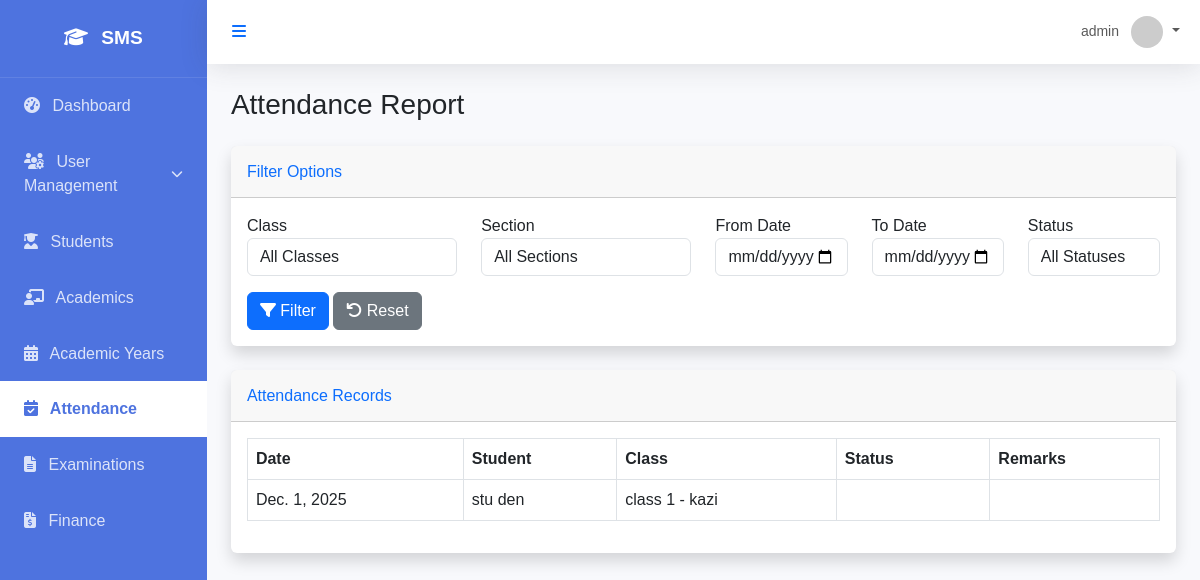
The page /attendance/reports/ (signed in) on the database as committed earlier.
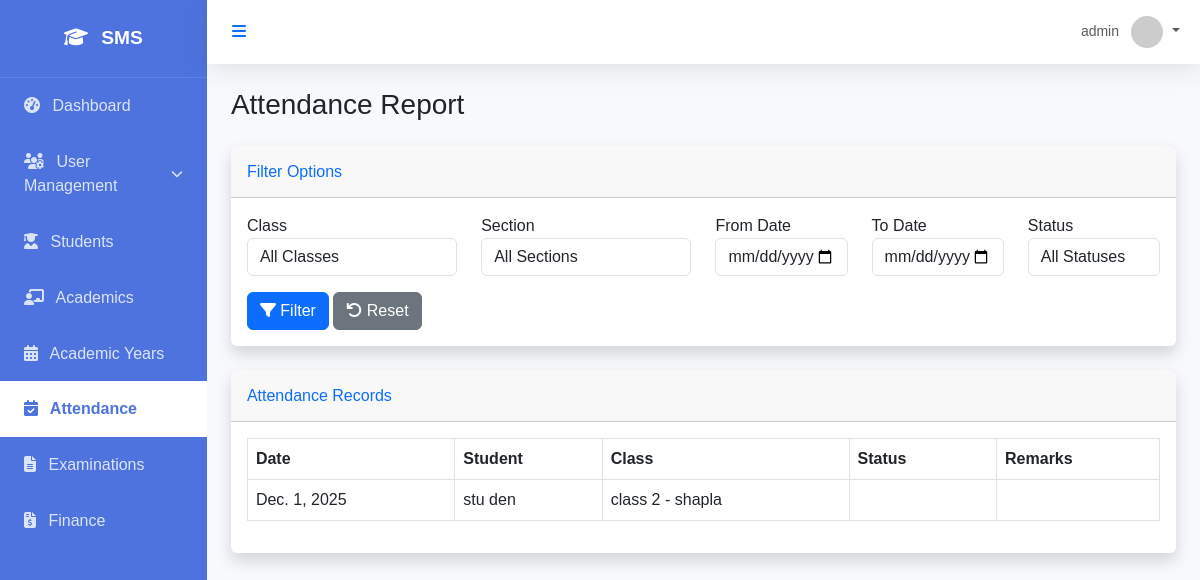
The same page on the database as committed later.
### attendance/models.py (models this page shows, shortened)
class Attendance(models.Model):
    STATUS_CHOICES = [
        ('PRESENT', 'Present'),
        ('ABSENT', 'Absent'),
        ('LATE', 'Late'),
        ('EXCUSED', 'Excused'),
    ]
    student = models.ForeignKey(Student, on_delete=models.CASCADE, related_name='attendance_records')
    date = models.DateField()
    status = models.CharField(max_length=10, choices=STATUS_CHOICES, default='PRESENT')
    remarks = models.CharField(max_length=255, blank=True)
    recorded_by = models.ForeignKey(User, on_delete=models.SET_NULL, null=True, related_name='attendance_entries')
    created_at = models.DateTimeField(auto_now_add=True)
    updated_at = models.DateTimeField(auto_now=True)
    class Meta:
        unique_together = ['student', 'date']
        ordering = ['-date']

### students/models.py (models this page shows, shortened)
class Student(models.Model):
    user = models.OneToOneField(settings.AUTH_USER_MODEL, on_delete=models.CASCADE, related_name='student_profile')
    admission_number = models.CharField(max_length=50, unique=True)
    admission_date = models.DateField()
    roll_number = models.IntegerField(null=True, blank=True)
    date_of_birth = models.DateField()
    gender = models.CharField(max_length=10, choices=[('M', 'Male'), ('F', 'Female'), ('O', 'Other')])
    blood_group = models.CharField(max_length=5, blank=True)
    address = models.TextField()
    phone_number = models.CharField(max_length=15, blank=True)
    current_class = models.ForeignKey('academics.Class', on_delete=models.SET_NULL, null=True, blank=True, related_name='students')
    section = models.ForeignKey('academics.Section', on_delete=models.SET_NULL, null=True, blank=True, related_name='students')
    created_at = models.DateTimeField(auto_now_add=True)
    updated_at = models.DateTimeField(auto_now=True)

### academics/models.py (models this page shows, shortened)
class Class(models.Model):
    name = models.CharField(max_length=50) # e.g. Class 1, Grade 10
    numeric_value = models.IntegerField(unique=True) # For sorting
    class Meta:
        verbose_name_plural = "Classes"
        ordering = ['numeric_value']

class Section(models.Model):
    name = models.CharField(max_length=10) # e.g. A, B, C
    class_name = models.ForeignKey(Class, on_delete=models.CASCADE, related_name='sections')
    class_teacher = models.ForeignKey(User, on_delete=models.SET_NULL, null=True, blank=True, limit_choices_to={'role': 'TEACHER'})
    class Meta:
        unique_together = ['name', 'class_name']
        ordering = ['name']

### core/models.py (models this page shows, shortened)
class User(AbstractUser):
    class Role(models.TextChoices):
        SUPER_ADMIN = "SUPER_ADMIN", "Super Admin"
        SCHOOL_ADMIN = "SCHOOL_ADMIN", "School Admin"
        ACADEMIC_ADMIN = "ACADEMIC_ADMIN", "Academic Admin"
        TEACHER = "TEACHER", "Teacher"
        STUDENT = "STUDENT", "Student"
        PARENT = "PARENT", "Parent"
        ACCOUNTANT = "ACCOUNTANT", "Accountant"
        LIBRARIAN = "LIBRARIAN", "Librarian"
        RECEPTIONIST = "RECEPTIONIST", "Receptionist"
        HR_MANAGER = "HR_MANAGER", "HR Manager"
    role = models.CharField(max_length=50, choices=Role.choices, default=Role.STUDENT)
    objects = CustomUserManager()

### attendance/views.py (the view)
# urls.py: path('reports/', attendance_report, name='attendance_report'),
@login_required
def attendance_report(request):
    queryset = Attendance.objects.all()
    class_id = request.GET.get('class_id')
    section_id = request.GET.get('section_id')
    date_from = request.GET.get('date_from')
    date_to = request.GET.get('date_to')
    status = request.GET.get('status')
    if class_id:
        queryset = queryset.filter(student__current_class_id=class_id)
    if section_id:
        queryset = queryset.filter(student__section_id=section_id)
    if date_from:
        queryset = queryset.filter(date__gte=date_from)
    if date_to:
        queryset = queryset.filter(date__lte=date_to)
    if status:
        queryset = queryset.filter(status=status)
    queryset = queryset.select_related('student', 'student__current_class', 'student__section')
    paginator = Paginator(queryset, 50)
    page_number = request.GET.get('page')
    page_obj = paginator.get_page(page_number)
    context = {
        'attendance_records': page_obj,
        'page_obj': page_obj,
        'is_paginated': page_obj.has_other_pages(),
        'classes': Class.objects.all(),
        'sections': Section.objects.all()
    }
    return render(request, 'attendance/attendance_report.html', context)

### templates/attendance/attendance_report.html (shortened to what this page needs)
{% extends 'base.html' %}
{% block content %}
<div class="d-sm-flex align-items-center justify-content-between mb-4">
    <h1 class="h3 mb-0 text-gray-800">Attendance Report</h1>
</div>
<div class="card shadow mb-4">
    <div class="card-header py-3">
        <h6 class="m-0 font-weight-bold text-primary">Filter Options</h6>
    </div>
    <div class="card-body">
        <form method="get" class="row">
            <div class="col-md-3 mb-3">
                <label for="class_id">Class</label>
                <select name="class_id" id="class_id" class="form-control">
                    <option value="">All Classes</option>
                </select>
            </div>
            <div class="col-md-3 mb-3">
                <label for="section_id">Section</label>
                <select name="section_id" id="section_id" class="form-control">
                    <option value="">All Sections</option>
                </select>
            </div>
            <div class="col-md-2 mb-3">
                <label for="date_from">From Date</label>
                <input type="date" name="date_from" id="date_from" class="form-control" value="{{ request.GET.date_from }}">
            </div>
            <div class="col-md-2 mb-3">
                <label for="date_to">To Date</label>
                <input type="date" name="date_to" id="date_to" class="form-control" value="{{ request.GET.date_to }}">
            </div>
            <div class="col-md-2 mb-3">
                <label for="status">Status</label>
                <select name="status" id="status" class="form-control">
                    <option value="">All Statuses</option>
                </select>
            </div>
            <div class="col-md-12">
                <button type="submit" class="btn btn-primary">
                    <i class="fas fa-filter"></i> Filter
                </button>
                <a href="{% url 'attendance_report' %}" class="btn btn-secondary">
                    <i class="fas fa-undo"></i> Reset
                </a>
            </div>
        </form>
    </div>
</div>
<div class="card shadow mb-4">
    <div class="card-header py-3">
        <h6 class="m-0 font-weight-bold text-primary">Attendance Records</h6>
    </div>
    <div class="card-body">
        <div class="table-responsive">
            <table class="table table-bordered" id="dataTable" width="100%" cellspacing="0">
                <thead>
                    <tr>
                        <th>Date</th>
                        <th>Student</th>
                        <th>Class</th>
                        <th>Status</th>
                        <th>Remarks</th>
                    </tr>
                </thead>
                <tbody>
                    {% for record in attendance_records %}
                    <tr>
                        <td>{{ record.date }}</td>
                        <td>{{ record.student.user.get_full_name }}</td>
                        <td>{{ record.student.current_class.name }} - {{ record.student.section.name }}</td>
                        <td>
                            {% if record.status == 'PRESENT' %}
                            <span class="badge badge-success">Present</span>
                            {% elif record.status == 'ABSENT' %}
                            <span class="badge badge-danger">Absent</span>
                            {% elif record.status == 'LATE' %}
                            <span class="badge badge-warning">Late</span>
                            {% elif record.status == 'EXCUSED' %}
                            <span class="badge badge-info">Excused</span>
                            {% endif %}
                        </td>
                        <td>{{ record.remarks }}</td>
                    </tr>
                    {% empty %}
                    <tr>
                        <td colspan="5" class="text-center">No attendance records found.</td>
                    </tr>
                    {% endfor %}
                </tbody>
            </table>
        </div>
    </div>
</div>
{% endblock %}

Rows that differ between the two databases and show on the page:
changed through a linked row, Attendance "stu den": student.current_class.name "class 1" → "class 2"; student.section.name "kazi" → "shapla"
